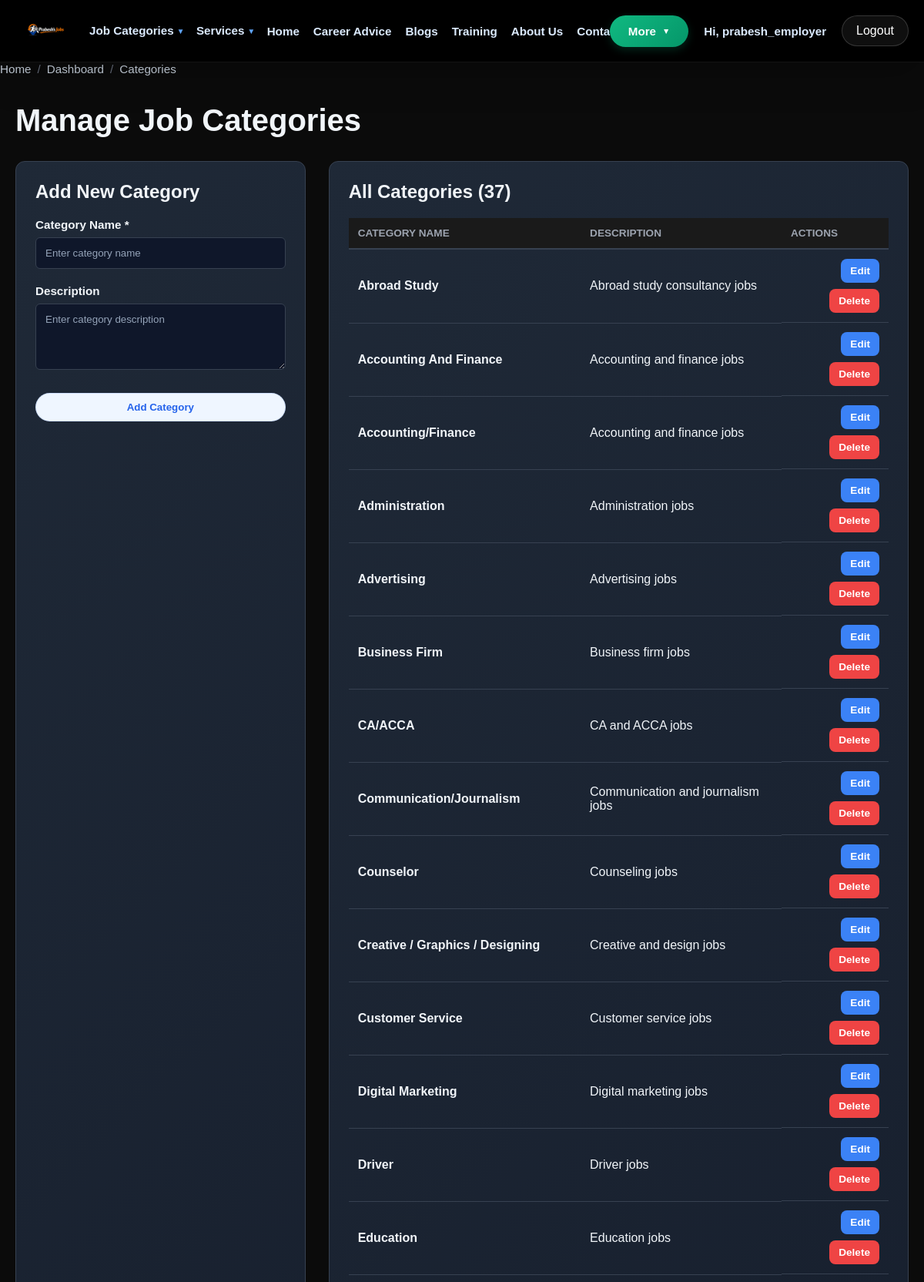
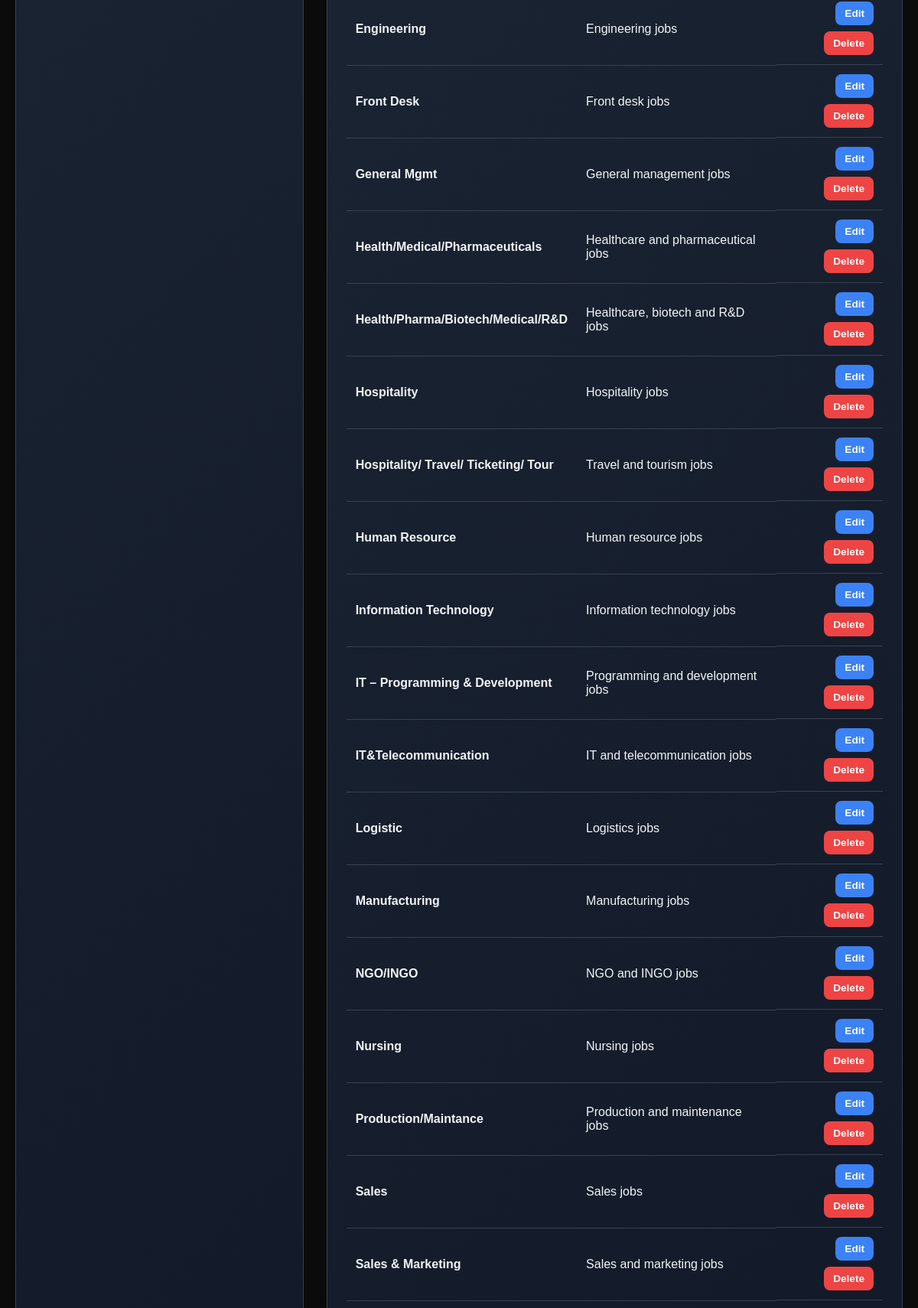
/adminCategories.php (signed in, upper part), run on the app's committed database (2 pictures, top to bottom).
### tables this page shows
CREATE TABLE categories (
    id INT AUTO_INCREMENT PRIMARY KEY,
    name VARCHAR(100) NOT NULL UNIQUE,
    description TEXT,
    createdAt DATETIME DEFAULT CURRENT_TIMESTAMP,
    INDEX idx_name (name)
);

### controllers/admincategoriescontroller.php (called while the page is built, shortened)
<?php
require_once __DIR__ . '/../includes/DbConnection.php';
try {
    $stmt = $pdo->query("SELECT id, name, description FROM categories ORDER BY name ASC");
    $categories = $stmt->fetchAll(PDO::FETCH_ASSOC);
    $editCategory = null;
    require_once __DIR__ . '/../views/adminCategories.html.php';
    require_once __DIR__ . '/../layouts/layout-main.php';
} catch (Exception $e) {
    die("<h2>Error</h2><p>" . htmlspecialchars($e->getMessage()) . "</p>");
}

### adminCategories.php (called while the page is built)
<?php
require_once __DIR__ . '/controllers/admincategoriescontroller.php';

### views/adminCategories.html.php (the view, shortened to what this page needs)
<div class="admin-categories">
    <h1>Manage Job Categories</h1>
    <div class="categories-container">
        <div class="add-category-section">
            <h2><?= isset($editCategory) ? 'Edit Category' : 'Add New Category' ?></h2>
            <form method="POST" class="category-form">
                <div class="form-group">
                    <label for="categoryName">Category Name *</label>
                    <input
                        type="text"
                        id="categoryName"
                        name="name"
                        placeholder="Enter category name"
                        value="<?= isset($editCategory) ? htmlspecialchars($editCategory['name']) : '' ?>"
                        required
                    >
                </div>
                <div class="form-group">
                    <label for="categoryDesc">Description</label>
                    <textarea
                        id="categoryDesc"
                        name="description"
                        placeholder="Enter category description"
                        rows="4"
                    ><?= isset($editCategory) ? htmlspecialchars($editCategory['description']) : '' ?></textarea>
                </div>
                <div class="form-actions">
                    <button type="submit" class="btn btn-primary">
                        <?= isset($editCategory) ? 'Update Category' : 'Add Category' ?>
                    </button>
                </div>
            </form>
        </div>
        <div class="categories-list-section">
            <h2>All Categories (<?= count($categories) ?>)</h2>
            <?php if (!empty($categories)): ?>
                <div class="categories-table-wrapper">
                    <table class="categories-table">
                        <thead>
                            <tr>
                                <th>Category Name</th>
                                <th>Description</th>
                                <th>Actions</th>
                            </tr>
                        </thead>
                        <tbody>
                            <?php foreach ($categories as $category): ?>
                                <tr>
                                    <td>
                                        <strong><?= htmlspecialchars($category['name']) ?></strong>
                                    </td>
                                    <td>
                                        <?= htmlspecialchars(substr($category['description'] ?? '', 0, 50)) ?>
                                    </td>
                                    <td class="action-buttons">
                                        <a href="adminCategories.php?action=edit&id=<?= htmlspecialchars($category['id']) ?>" class="btn btn-sm btn-edit">Edit</a>
                                        <form method="POST" class="inline-form" onsubmit="return confirm('Are you sure you want to delete this category?');">
                                            <button type="submit" class="btn btn-sm btn-delete">Delete</button>
                                        </form>
                                    </td>
                                </tr>
                            <?php endforeach; ?>
                        </tbody>
                    </table>
                </div>
            <?php else: ?>
                <p class="no-data">No categories found. Create one to get started!</p>
            <?php endif; ?>
        </div>
    </div>
</div>

### assets/css/visibility-fix.css (style rules this page uses)
input[type="text"], input[type="email"], input[type="password"], input[type="tel"], textarea, select { color: #ffffff; background-color: #0f172a; }
input::placeholder, textarea::placeholder { color: #94a3b8; }
table { color: #d1d5db; }
th { color: #f3f4f6; background-color: #1a1a1a; }
td { color: #d1d5db; }
button { color: #ffffff; }

### views/adminCategories.html.php (style rules this page uses)
.admin-categories { padding: 20px; max-width: 1200px; margin: 0 auto; }
.admin-categories h1 { color: #f1f5f9; margin-bottom: 30px; font-size: 2.5rem; }
.admin-categories h2 { color: #f1f5f9; margin-bottom: 20px; font-size: 1.5rem; }
.categories-container { display: grid; grid-template-columns: 1fr 2fr; gap: 30px; }
.add-category-section, .categories-list-section { background: linear-gradient(135deg, #1f2937 0%, #111827 100%); border: 1px solid #374151; border-radius: 12px; padding: 25px; }
.category-form { display: flex; flex-direction: column; gap: 20px; }
.form-group { display: flex; flex-direction: column; gap: 8px; }
.form-group label { color: #f1f5f9; font-weight: 600; font-size: 0.95rem; }
.form-group input, .form-group textarea { padding: 12px; background: #0f172a; color: #f1f5f9; border: 1px solid #374151; border-radius: 6px; font-family: inherit; transition: all 0.3s ease; }
.form-actions { display: flex; gap: 10px; margin-top: 10px; }
.btn { padding: 12px 24px; border-radius: 8px; text-decoration: none; font-weight: 600; text-align: center; transition: all 0.3s ease; cursor: pointer; border: none; display: inline-block; }
.btn-primary { background: linear-gradient(135deg, #10b981 0%, #059669 100%); color: #ffffff; flex: 1; }
.btn-sm { padding: 8px 12px; font-size: 0.85rem; }
.btn-edit { background: #3b82f6; color: #ffffff; }
.btn-delete { background: #ef4444; color: #ffffff; }
.categories-table-wrapper { overflow-x: auto; }
.categories-table { width: 100%; border-collapse: collapse; }
.categories-table thead { background: rgba(31, 41, 55, 0.5); }
.categories-table th { color: #9ca3af; padding: 12px; text-align: left; font-weight: 600; border-bottom: 2px solid #374151; text-transform: uppercase; font-size: 0.85rem; }
.categories-table td { color: #f1f5f9; padding: 12px; border-bottom: 1px solid #374151; }
.action-buttons { display: flex; gap: 8px; align-items: center; }
.inline-form { display: inline; }

### data on the page
categories: name "Abroad Study", description "Abroad study consultancy jobs"
categories: name "Accounting And Finance", description "Accounting and finance jobs"
categories: name "Accounting/Finance", description "Accounting and finance jobs"
categories: name "Administration", description "Administration jobs"
categories: name "Advertising", description "Advertising jobs"
categories: name "Business Firm", description "Business firm jobs"
categories: name "CA/ACCA", description "CA and ACCA jobs"
categories: name "Communication/Journalism", description "Communication and journalism jobs"
categories: name "Counselor", description "Counseling jobs"
categories: name "Creative / Graphics / Designing", description "Creative and design jobs"
categories: name "Customer Service", description "Customer service jobs"
categories: name "Digital Marketing", description "Digital marketing jobs"
categories: name "Driver", description "Driver jobs"
categories: name "Education", description "Education jobs"
categories: name "Engineering", description "Engineering jobs"
categories: name "Front Desk", description "Front desk jobs"
categories: name "General Mgmt", description "General management jobs"
categories: name "Health/Medical/Pharmaceuticals", description "Healthcare and pharmaceutical jobs"
categories: name "Health/Pharma/Biotech/Medical/R&D", description "Healthcare, biotech and R&D jobs"
categories: name "Hospitality", description "Hospitality jobs"
categories: name "Hospitality/ Travel/ Ticketing/ Tour", description "Travel and tourism jobs"
categories: name "Human Resource", description "Human resource jobs"
categories: name "Information Technology", description "Information technology jobs"
categories: name "IT – Programming & Development", description "Programming and development jobs"
categories: name "IT&Telecommunication", description "IT and telecommunication jobs"
categories: name "Logistic", description "Logistics jobs"
categories: name "Manufacturing", description "Manufacturing jobs"
categories: name "NGO/INGO", description "NGO and INGO jobs"
categories: name "Nursing", description "Nursing jobs"
categories: name "Production/Maintance", description "Production and maintenance jobs"
categories: name "Sales", description "Sales jobs"
categories: name "Sales & Marketing", description "Sales and marketing jobs"

### other printed values
$safeUserName "prabesh_employer"
$label "Home"
$label "Dashboard"
$label "Categories"
count($categories) "37"
